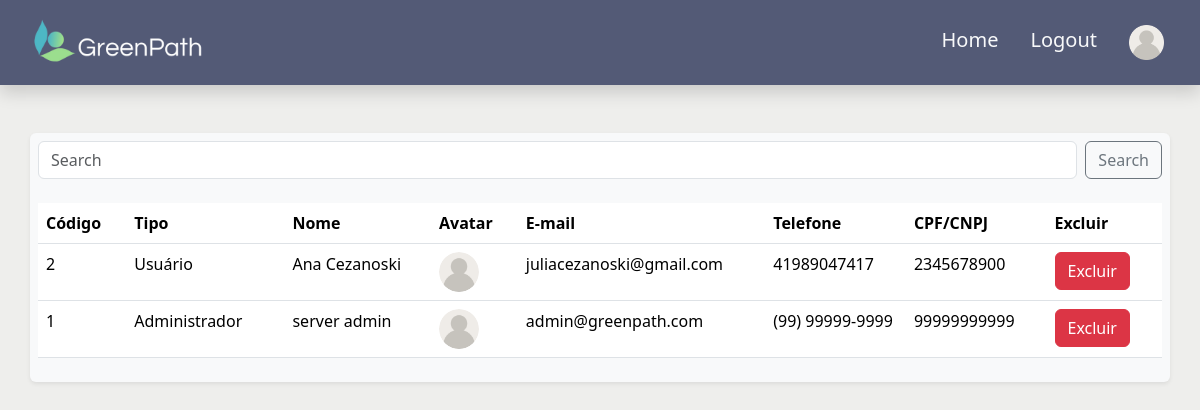
Screenshot of /src/page/listarContas.php with the database file from the repository.
### tables this page shows
CREATE TABLE Usuario (
    id_usu INT PRIMARY KEY AUTO_INCREMENT NOT NULL,
    nome VARCHAR(100) NOT NULL,
    email VARCHAR(100) UNIQUE NOT NULL,
    senha VARCHAR(100) NOT NULL,
    avatar MEDIUMBLOB DEFAULT NULL,
    cpf_cnpj VARCHAR(14) UNIQUE NOT NULL,
    telefone VARCHAR(15) NOT NULL,
    fk_TipoUsuario_id INT NOT NULL,
    UNIQUE (email, cpf_cnpj),
    CONSTRAINT check_cnpj_cpf_digits CHECK(cpf_cnpj REGEXP '^[0-9]{9,14}$')
);

CREATE TABLE TipoUsuario (
    id_tipo_usu INT PRIMARY KEY AUTO_INCREMENT NOT NULL,
    nome_tipo VARCHAR(50) UNIQUE NOT NULL,
    nivel INT NOT NULL UNIQUE,
    CONSTRAINT check_level_range CHECK(nivel >= 1 AND nivel <=3)
);

### src/page/listarContas.php (the view, shortened to what this page needs)
<!doctype html>
<html lang="en">
<head>
    <link rel="stylesheet" href="../style/styleIndex.css">
    <link href="https://cdn.jsdelivr.net/npm/bootstrap@5.3.3/dist/css/bootstrap.min.css" rel="stylesheet">
</head>
<body style="background-color: #EEEEEC;">
<?php require '../database/connectDB.php'; ?>
<nav class="navbar navbar-expand-lg shadow p-2 mb-5" style="background-color: #535A76;">
          <div class="container-fluid" style="background-color: #535A76;">
            <a class="navbar-brand" href="../../index.php">
              <img src="../../resources/GreenPath.png" alt="GreenPath" width="200" height="59">
            </a>
            <div class="collapse navbar-collapse" id="navbarNav">
              <ul class="navbar-nav ms-auto">
              <li class="nav-item">
                  <a class="nav-link text-light fs-5 p-3" href="#" onclick="window.location.href='homeAdm.php'">Home</a>
                </li>
                <li class="nav-item">
                  <a class="nav-link text-light fs-5 p-3" href="#" onclick="window.location.href='logout.php'">Logout</a>
                </li>
                <li class="nav-item d-flex align-items-center justify-content-between">
                    <a class="nav-link p-3" href="#" onclick="window.location.href='editarConta.php'">
                        <img src="../../resources/do-utilizador.png" alt="GreenPath" style="max-width: 35px;"></a>
                </li>
              </ul>
            </div>
          </div>
        </nav>
    <?php
    $conn = new mysqli($servername, $username, $password, $database);
    if (!empty($_GET['search'])) {
        $searchValue = $_GET['search'];
        $sql = "SELECT id_usu, TU.nome_tipo, nome, email, telefone, cpf_cnpj, senha, avatar
                FROM Usuario AS U
                INNER JOIN TipoUsuario AS TU ON U.fk_TipoUsuario_id = TU.id_tipo_usu
                WHERE nome LIKE '%$searchValue%' OR email LIKE '%$searchValue%'
                ORDER BY nome";
    } else {
        $sql = "SELECT id_usu, TU.nome_tipo, nome, email, telefone, cpf_cnpj, senha, avatar
                FROM Usuario AS U
                INNER JOIN TipoUsuario AS TU ON U.fk_TipoUsuario_id = TU.id_tipo_usu
                ORDER BY nome";
    }
    echo "<div class='container text-bg-light rounded shadow-sm p-2 mb-5'>";
    echo "<form class='d-flex' role='search' onsubmit='event.preventDefault(); searchData();'>
              <input class='form-control me-2' id='search' type='search' placeholder='Search' aria-label='Search'>
              <button class='btn btn-outline-secondary' type='submit'>Search</button>
          </form><br>";
    if ($result = mysqli_query($conn, $sql)) {
        echo "<table class='table'>";
        echo "<tr>
                <th width='5%'>Código</th>
                <th width='10%'>Tipo</th>
                <th width='10%'>Nome</th>
                <th width='5%'>Avatar</th>
                <th width='10%'>E-mail</th>
                <th width='7%'>Telefone</th>
                <th width='7%'>CPF/CNPJ</th>
                <th width='7%'>Excluir</th>
              </tr>";
        if (mysqli_num_rows($result) > 0) {
            while ($row = mysqli_fetch_assoc($result)) {
                $cod = $row["id_usu"];
                echo "<tr>";
                echo "<td>" . $cod . "</td>";
                echo "<td>" . $row["nome_tipo"] . "</td>";
                echo "<td>" . $row["nome"] . "</td>";
                if ($row['avatar']) {?>
                    <td>
                        <img id="imagemSelecionada" class="rounded-circle" style='max-width: 40px;'  />
                    </td>
                    <?php
                } else {
                    ?>
                    <td>
                        <img id="imagemSelecionada" class="rounded-circle" src="../../resources/do-utilizador.png" style='max-width: 40px;' />
                    </td>
                    <?php
                }
                echo "<td>" . $row["email"] . "</td>";
                echo "<td>" . $row["telefone"] . "</td>";
                echo "<td>" . $row["cpf_cnpj"] . "</td>";
                echo "<td><a class='btn btn-danger' href='excluirConta.php?id=" . $cod . "'>Excluir</a></td>";
                echo "</tr>";
            }
        }
        echo "</table>";
        echo "</div>";
    } else {
        echo "Erro executando SELECT: " . mysqli_error($conn);
    }
    ?>
</body>
</html>

### src/style/styleIndex.css (style rules this page uses)
.form-control { position: relative; z-index: 1; }

### rows the page displays
usuario: id_usu "2", fk_TipoUsuario.nome_tipo "Usuário", nome "Ana Cezanoski", email "juliacezanoski@gmail.com", telefone "41989047417", cpf_cnpj "2345678900"
usuario: id_usu "1", fk_TipoUsuario.nome_tipo "Administrador", nome "server admin", email "admin@greenpath.com", telefone "(99) 99999-9999", cpf_cnpj "99999999999"
